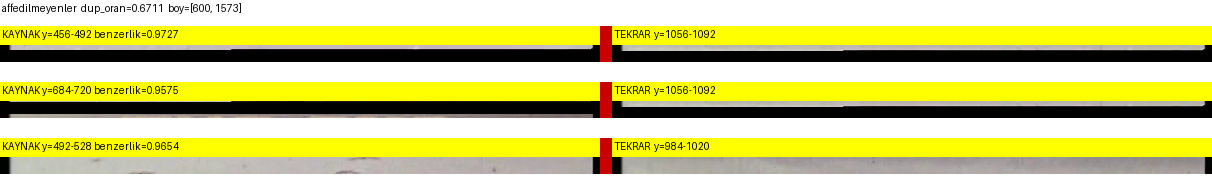
#> input picture data/master_ex/_siniflandirma/affedilmeyenler_witness.png, 1212 x 178 px; its folder holds only this picture in this run
$ python -i text_layer_row_reconstruct.py   (imports and definitions only)   (older library calls are emulated)
#> lines starting #> are read from the running program, lines starting #| are printed output that depends on the picture; after the words box and inside, x2 and y2 are one past the last pixel; in counts of white or black regions, pixels touching at a corner belong together
"""Row-first reconstruction for vertically scrolling credit text.

This is the next step after the scene router recommends ``row_reconstruct``:
build a center-strip composite, infer the role/name split, and export physical
row crops for later OCR.
"""

from __future__ import annotations

from dataclasses import dataclass
import json
from pathlib import Path
from statistics import median
from typing import Any, Iterable


@dataclass(frozen=True)
class RowReconstructResult:
    output_dir: Path
    summary_path: Path
    report_path: Path
    composite_path: Path
    sharpened_path: Path
    auto_split_path: Path


# [94 lines left out: function run_text_layer_row_reconstruct, not called in this run]


def detect_auto_split(image: Any) -> dict[str, Any]:
    """Infer role/name split from vertical text-pixel projection."""
    import cv2
    import numpy as np

    mask = _composite_text_mask(image, cv2, np)
    height, width = mask.shape[:2]
    projection = (mask > 0).sum(axis=0).astype(float)
    if projection.size == 0 or float(projection.max()) <= 0.0:
        return {"split_x": None, "confidence": 0.0, "status": "no_text_pixels"}

    smooth_width = max(9, int(width * 0.025))
    kernel = np.ones(smooth_width) / smooth_width
    smooth = np.convolve(projection, kernel, mode="same")
    threshold = max(2.0, float(smooth.max()) * 0.12, height * 0.025)
    runs = _active_runs(smooth > threshold, min_width=max(8, int(width * 0.025)))
    if len(runs) < 2:
        return {
            "split_x": None,
            "confidence": 0.0,
            "status": "no_clear_column_gap",
            "projection_runs": [[int(a), int(b)] for a, b in runs],
        }

    candidates = []
    for left, right in zip(runs, runs[1:]):
        gap_start, gap_end = left[1], right[0]
        gap_width = max(0, gap_end - gap_start)
        if gap_width <= 0:
            continue
        split_x = int(round((gap_start + gap_end) / 2.0))
        if not (width * 0.20 <= split_x <= width * 0.82):
            continue
        left_mass = float(smooth[:split_x].sum())
        right_mass = float(smooth[split_x:].sum())
        if min(left_mass, right_mass) <= 0:
            continue
        valley = float(smooth[gap_start:gap_end].mean()) if gap_end > gap_start else float(smooth[split_x])
        peak = max(float(smooth[left[0] : left[1]].max()), float(smooth[right[0] : right[1]].max()), 1.0)
        valley_depth = max(0.0, 1.0 - valley / peak)
        balance = min(left_mass, right_mass) / max(left_mass, right_mass)
        gap_score = min(1.0, gap_width / max(1.0, width * 0.12))
        score = (0.50 * valley_depth) + (0.30 * gap_score) + (0.20 * balance)
        candidates.append((score, split_x, gap_width, valley_depth, balance))

    if not candidates:
        return {
            "split_x": None,
            "confidence": 0.0,
            "status": "no_balanced_gap",
            "projection_runs": [[int(a), int(b)] for a, b in runs],
        }
    score, split_x, gap_width, valley_depth, balance = max(candidates, key=lambda item: item[0])
    if score < 0.42:
        split_x_value: int | None = None
        status = "low_confidence_gap"
    elif score < 0.60:
        split_x_value = int(split_x)
        status = "detected_low_confidence"
    else:
        split_x_value = int(split_x)
        status = "detected"
    return {
        "split_x": split_x_value,
        "confidence": round(float(score), 4),
        "status": status,
        "gap_width": int(gap_width),
        "valley_depth": round(float(valley_depth), 4),
        "balance": round(float(balance), 4),
        "projection_runs": [[int(a), int(b)] for a, b in runs],
    }


# [425 lines left out: functions _trim_composite_by_row_gap, detect_rows, _select_best_row_candidate, _hakim_shadow_enabled, _compute_hakim_shadow_decision, _score_row_candidate and 6 more, not called in this run]


def _dark_ratio(frame: Any, cv2: Any, np: Any) -> float:
    gray = cv2.cvtColor(frame, cv2.COLOR_BGR2GRAY) if len(frame.shape) == 3 else frame
    return float((gray < 34).sum() / max(1, gray.size))


def _center_strip_composite(frames: list[Any], cv2: Any, np: Any) -> tuple[Any | None, dict[str, Any]]:
    displacements, active = _estimate_displacements(frames, cv2, np)
    return _center_strip_composite_from_motion(frames, displacements, active, cv2, np, estimator="current_displacement")


# [96 lines left out: functions _best_frame_composite, _center_strip_composite_from_motion, _compute_boot_min, not called in this run]


def _estimate_displacements(frames: list[Any], cv2: Any, np: Any) -> tuple[list[float], list[bool]]:
    return _estimate_displacements_cruise(frames, cv2, np)


# [201 lines left out: functions _estimate_displacements_cruise, _dominant_dy, _detect_active, _median_filter, _moving_average, _text_mask_mode and 3 more, not called in this run]


def _composite_text_mask(image: Any, cv2: Any, np: Any) -> Any:
    gray = cv2.cvtColor(image, cv2.COLOR_BGR2GRAY) if len(image.shape) == 3 else image
    hsv = cv2.cvtColor(image, cv2.COLOR_BGR2HSV) if len(image.shape) == 3 else None
    blur = cv2.GaussianBlur(gray, (0, 0), 3)
    local = cv2.absdiff(gray, blur)
    local_threshold = max(6.0, float(local.mean()) + float(local.std()) * 0.95)
    bright_gate = gray > max(55.0, float(gray.mean()) + float(gray.std()) * 0.25)
    bright = ((local > local_threshold) & bright_gate).astype(np.uint8) * 255
    if hsv is not None:
        saturated = ((hsv[:, :, 1] > 70) & (hsv[:, :, 2] > 75) & (local > max(5.0, local_threshold * 0.6))).astype(np.uint8) * 255
        mask = cv2.bitwise_or(bright, saturated)
    else:
        mask = bright
    edges = cv2.Canny(gray, 60, 160)
    edge_mask = cv2.bitwise_and(cv2.dilate(edges, np.ones((2, 2), np.uint8), iterations=1), cv2.bitwise_or(bright, mask))
    mask = cv2.bitwise_or(mask, edge_mask)
    mask = cv2.morphologyEx(mask, cv2.MORPH_CLOSE, np.ones((3, 3), np.uint8), iterations=1)
    return _filter_text_components(mask, cv2, np)


# [10 lines left out: function _select_best_text_frame, not called in this run]


def _filter_text_components(mask: Any, cv2: Any, np: Any) -> Any:
    count, labels, stats, _centroids = cv2.connectedComponentsWithStats((mask > 0).astype(np.uint8), connectivity=8)
    if count <= 1:
        return mask
    height, width = mask.shape[:2]
    filtered = np.zeros_like(mask)
    effective_height = min(height, max(120, int(width * 1.2)))
    max_area = max(80, int(width * effective_height * 0.035))
    min_area = 3
    for label in range(1, count):
        x, y, w, h, area = stats[label]
        if area < min_area or area > max_area:
            continue
        if w > width * 0.82 or h > height * 0.35:
            continue
        filtered[labels == label] = 255
    return filtered


def _sharpen(image: Any, cv2: Any) -> Any:
    gray = cv2.cvtColor(image, cv2.COLOR_BGR2GRAY)
    return cv2.adaptiveThreshold(gray, 255, cv2.ADAPTIVE_THRESH_GAUSSIAN_C, cv2.THRESH_BINARY, 15, 3)


# [67 lines left out: functions quality_score, _ghost_penalty, not called in this run]


def _active_runs(active: Any, *, min_width: int) -> list[tuple[int, int]]:
    runs = []
    start = None
    for index, value in enumerate(active):
        if bool(value) and start is None:
            start = index
        elif not bool(value) and start is not None:
            if index - start >= min_width:
                runs.append((start, index))
            start = None
    if start is not None and len(active) - start >= min_width:
        runs.append((start, len(active)))
    return runs


# [65 lines left out: functions _export_rows, _cv2_imread, _cv2_imwrite, not called in this run]


def _median_or_none(values: list[float]) -> float | None:
    return float(median(values)) if values else None


def _round_or_none(value: float | None) -> float | None:
    return round(float(value), 4) if value is not None else None


# [25 lines left out: function _build_report, not called in this run]

>>> import cv2
>>> picture = cv2.imread('../../../data/master_ex/_siniflandirma/affedilmeyenler_witness.png')
#> picture is the input picture: shape (178, 1212, 3); mean B, G, R 124.5, 203.7, 205.7
>>> result = detect_auto_split(picture)
#> in _composite_text_mask, `gray = cv2.cvtColor(image, cv2.COLOR_BGR2GRAY) if len(image.shape) == ..`:
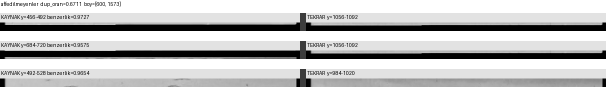
#> gray: shape (178, 1212) (shown at 1/2 size); min 0, max 255, mean 195.3
#> in _composite_text_mask, `blur = cv2.GaussianBlur(gray, (0, 0), 3)`:
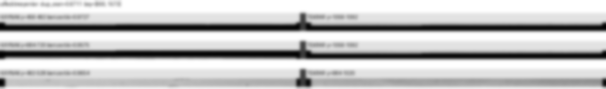
#> blur: shape (178, 1212) (shown at 1/2 size); min 0, max 255, mean 195.2
#> in _composite_text_mask, `local = cv2.absdiff(gray, blur)`:
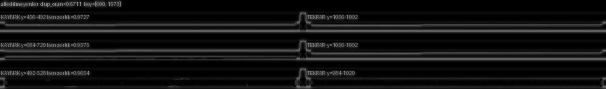
#> local: shape (178, 1212) (shown at 1/2 size); min 0, max 218, mean 18.3
#> in _composite_text_mask, `local_threshold = max(6.0, float(local.mean()) + float(local.std()) * ..`: local_threshold = 44.28
#> in _composite_text_mask, `bright_gate = gray > max(55.0, float(gray.mean()) + float(gray.std()) ..`:
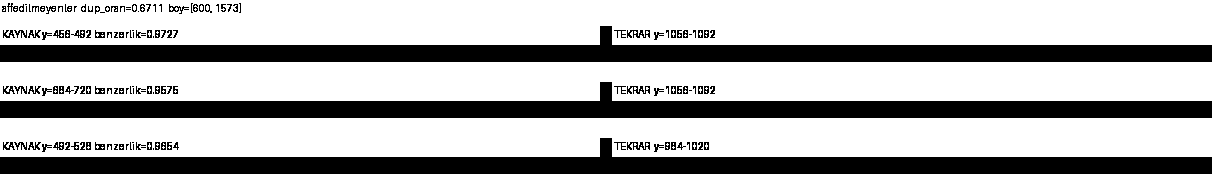
#> bright_gate: shape (178, 1212) bool; 69.2% white; 149 black regions (55 under 20 px), largest, box (x1, y1, x2, y2) and area: (0, 26, 1212, 62) 20832, (0, 82, 1212, 118) 20832, (0, 138, 1212, 174) 20832
#> in _composite_text_mask, `edges = cv2.Canny(gray, 60, 160)`:
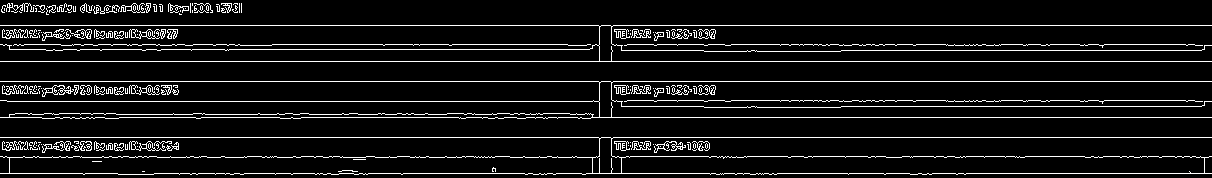
#> edges: shape (178, 1212); 8.1% white in thin lines or dots
#> in _filter_text_components, `count, labels, stats, _centroids = cv2.connectedComponentsWithStats((m..`:
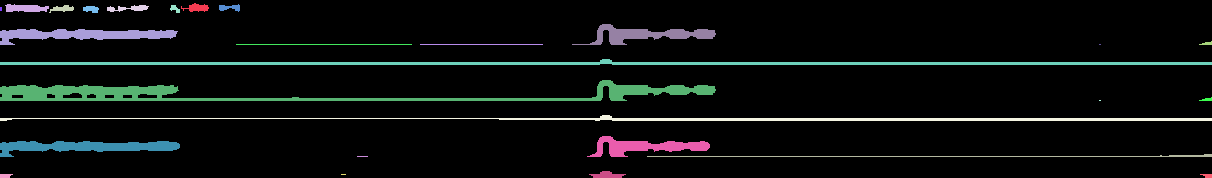
#> labels: shape (178, 1212) int32; 28 distinct labels, from 0 to 27; one colour per label, 0 black
#> in _filter_text_components, `count, labels, stats, _centroids = cv2.connectedComponentsWithStats((m..`: count = 28; stats = 28 rows, first 6: [0, 0, 1212, 178, 197067], [181, 3, 28, 9, 143], [5, 4, 44, 8, 270], [49, 5, 25, 8, 108], [107, 5, 42, 7, 161], [170, 5, 10, 8, 47]
#> the loop in _filter_text_components, `for label in range(1, count):` made 27 passes
#> (x, y, w, h, area) on passes 1, 2, 3, 4, 5, 6, 8, 9: (181, 3, 28, 9, 143), (5, 4, 44, 8, 270), (49, 5, 25, 8, 108), (107, 5, 42, 7, 161), (170, 5, 10, 8, 47), (219, 4, 21, 8, 98), (83, 6, 16, 7, 85), (572, 24, 144, 21, 1211)
#> after the loop in _filter_text_components, `for label in range(1, count):`:
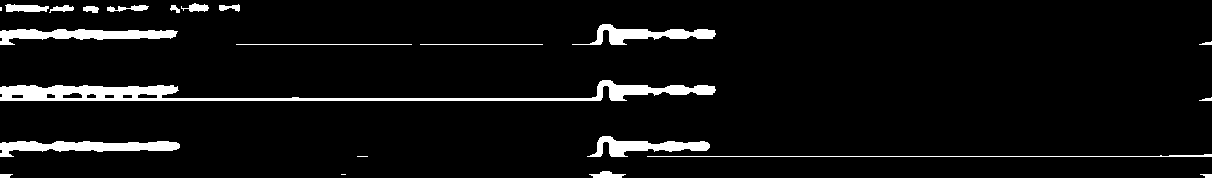
#> filtered: shape (178, 1212); 5.8% white; 23 white regions (3 under 20 px), largest, box (x1, y1, x2, y2) and area: (0, 80, 716, 101) 4726, (0, 141, 180, 157) 1611, (0, 29, 178, 45) 1547
#> in detect_auto_split, `projection = (mask > 0).sum(axis=0).astype(float)`: projection = 1212 values, max 66 at index 600, min 1 at index 716, mean 10.25
#> in detect_auto_split, `smooth = np.convolve(projection, kernel, mode="same")`: smooth = 1212 values, max 48.27 at index 612, min 1 at index 731, mean 10.08
#> in detect_auto_split, `threshold = max(2.0, float(smooth.max()) * 0.12, height * 0.025)`: threshold = 5.79
#> the loop in _active_runs, `for index, value in enumerate(active):` made 1212 passes
#> start on passes 1, 583: 0, 582
#> after the loop in _active_runs, `for index, value in enumerate(active):`: runs = [(0, 240), (582, 723)]
#> the loop in detect_auto_split, `for left, right in zip(runs, runs[1:]):` made 1 pass
#> (left, right, gap_start, gap_end, gap_width, split_x, left_mass, right_mass) on pass 1: ((0, 240), (582, 723), 240, 582, 342, 411, 7132.7, 5083.4)
#> after the loop in detect_auto_split, `for left, right in zip(runs, runs[1:]):`: candidates = [(0.901, 411, 342, 0.917, 0.713)]
#> in detect_auto_split, `split_x_value = int(split_x)`: split_x_value = 411
#> result = {'split_x': 411, 'confidence': 0.901, 'status': 'detected', 'gap_width': 342, 'valley_depth': 0.916, 'balance': 0.713, 'projection_runs': [[0, 240], [582, 723]]}

$ run again, on data/master_ex/_siniflandirma/amelia-earhart_witness.png
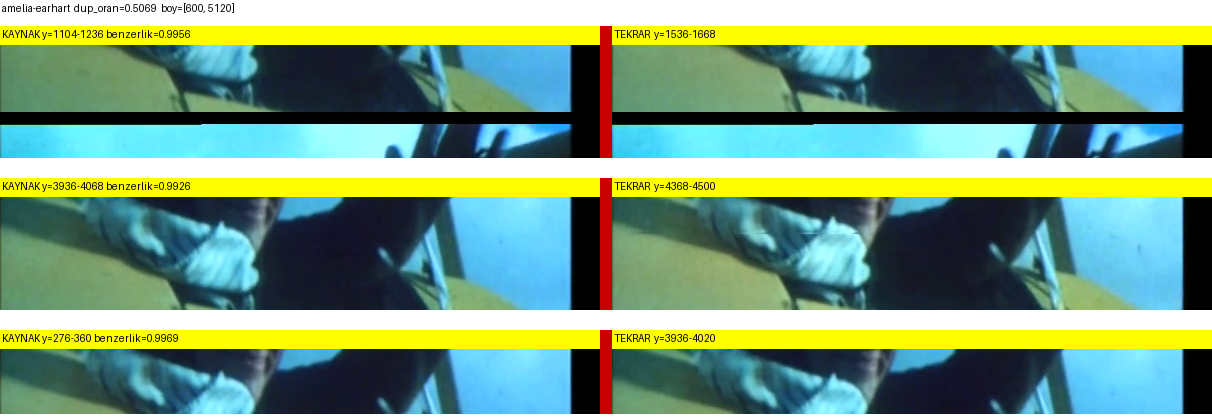
#> input picture data/master_ex/_siniflandirma/amelia-earhart_witness.png, 1212 x 418 px
#> picture is the input picture: shape (418, 1212, 3); mean B, G, R 127.4, 156.3, 123.3
#> hsv: shape (418, 1212, 3); mean H, S, V 62.3, 119.2, 168.6
#> local_threshold = 29.15
#> in _composite_text_mask, `bright_gate = gray > max(55.0, float(gray.mean()) + float(gray.std()) ..`:
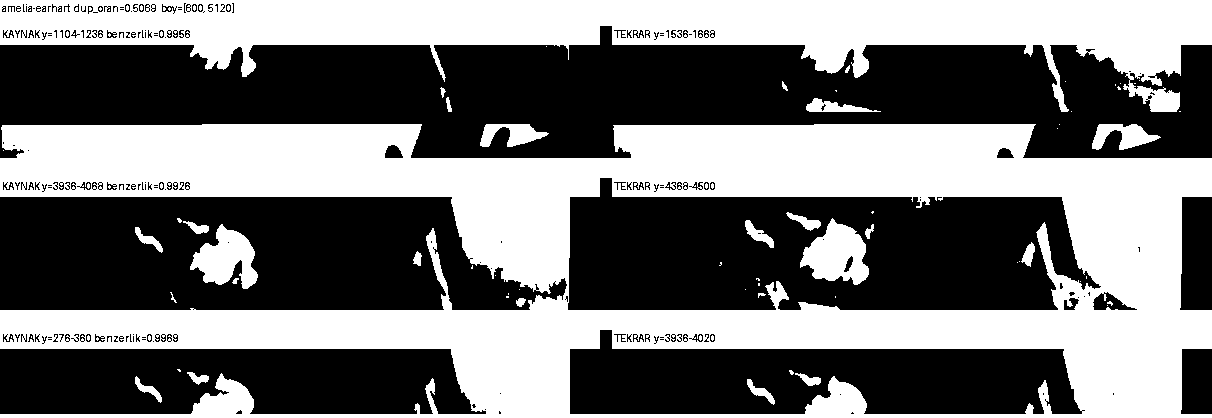
#> bright_gate: shape (418, 1212) bool; 46.4% white; 95 white regions (69 under 20 px), largest, box (x1, y1, x2, y2) and area: (0, 124, 1212, 418) 165553, (0, 0, 1212, 112) 59207, (800, 218, 869, 285) 2785
#> bright: shape (418, 1212); 5.2% white; 373 white regions (248 under 20 px), largest, box (x1, y1, x2, y2) and area: (0, 309, 1212, 314) 2828, (247, 412, 809, 418) 1900, (2, 124, 422, 141) 1290
#> saturated: shape (418, 1212); 10.2% white; 577 white regions (391 under 20 px), largest, box (x1, y1, x2, y2) and area: (224, 26, 808, 112) 4701, (424, 178, 1065, 310) 4480, (0, 180, 457, 203) 4116
#> edges: shape (418, 1212); 5.6% white in thin lines or dots
#> edge_mask: shape (418, 1212); 4.5% white in thin lines or dots
#> labels: shape (418, 1212) int32; 237 distinct labels, from 0 to 236
#> count = 237; stats = 237 rows, first 6: [0, 0, 1212, 418, 437840], [0, 0, 236, 14, 2081], [224, 23, 584, 89, 6404], [0, 28, 283, 84, 4618], [854, 41, 358, 71, 3357], [0, 49, 1212, 113, 8704]
#> the loop in _filter_text_components, `for label in range(1, count):` made 236 passes
#> after the loop in _filter_text_components, `for label in range(1, count):`:
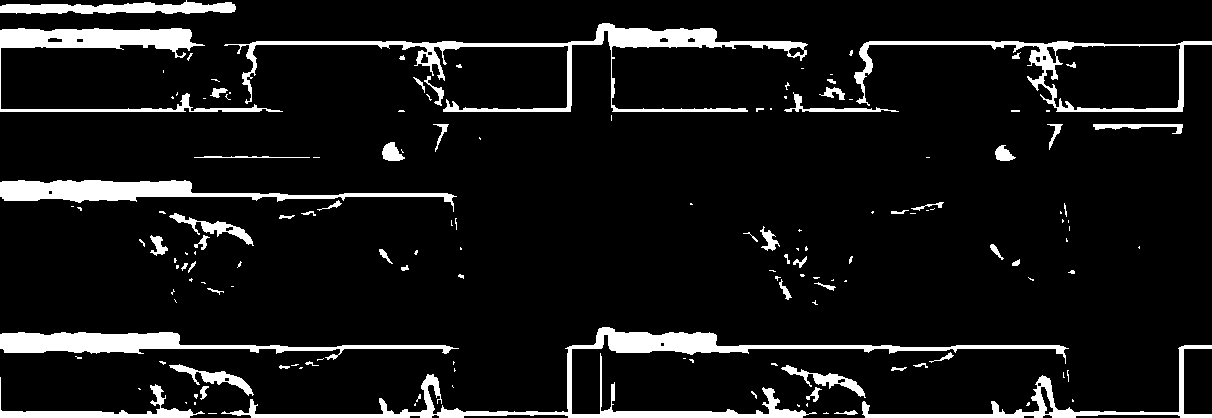
#> filtered: shape (418, 1212); 8.9% white; 151 white regions (94 under 20 px), largest, box (x1, y1, x2, y2) and area: (221, 327, 1069, 418) 8376, (224, 23, 808, 112) 6404, (0, 180, 457, 212) 4646
#> projection = 1212 values, max 160 at index 0, min 9 at index 1076, mean 37.08
#> smooth = 1212 values, max 92.33 at index 171, min 6.4 at index 1211, mean 36.79
#> threshold = 11.08
#> the loop in _active_runs, `for index, value in enumerate(active):` made 1212 passes
#> start on passes 1, 533: 0, 532
#> after the loop in _active_runs, `for index, value in enumerate(active):`: runs = [(0, 509), (532, 1200)]
#> the loop in detect_auto_split, `for left, right in zip(runs, runs[1:]):` made 1 pass
#> (left, right, gap_start, gap_end, gap_width, split_x, left_mass, right_mass) on pass 1: ((0, 509), (532, 1200), 509, 532, 23, 520, 24668.1, 19926.5)
#> after the loop in detect_auto_split, `for left, right in zip(runs, runs[1:]):`: candidates = [(0.65, 520, 23, 0.882, 0.808)]
#> split_x_value = 520
#> result = {'split_x': 520, 'confidence': 0.65, 'status': 'detected', 'gap_width': 23, 'valley_depth': 0.882, 'balance': 0.808, 'projection_runs': [[0, 509], [532, 1200]]}
